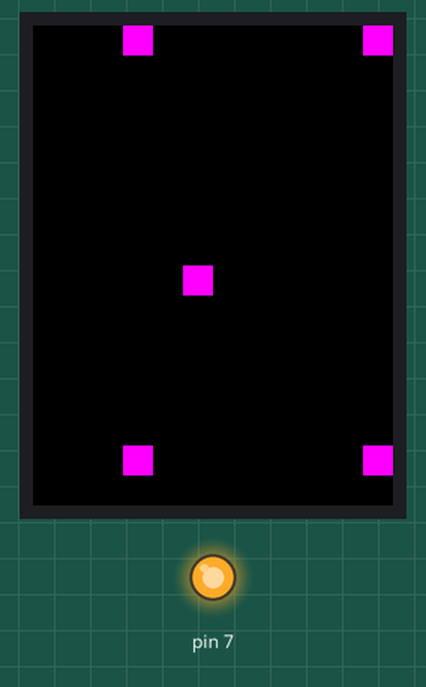
This sketch was run on a simulated Arduino Uno, built with avr-gcc and run on an emulated ATmega328P. On the bench: 240×320 colour display, output pins drawn as LEDs (lit = HIGH). Pins used as bus, display or sensor lines are not drawn.

Above: at 0.3 s.

The sketch:

Main.ino
```cpp
#include "Tetris.h"
#include "Ekran.h"

Tetris game;
Ekran screen;

void setup()
{
  Serial.begin(9600);
  screen.init();
  game.init();
  game.test();
  screen.draw(game.mapa);
}

void loop(void)
{
}
```

Ekran.cpp
```cpp
#include "SPI.h"
#include "Adafruit_GFX.h"
#include "Adafruit_ILI9341.h"
#include "Arduino.h"
#include "Ekran.h"

#define TFT_DC 9
#define TFT_CS 10
#define TFT_RST 8

Adafruit_ILI9341 tft = Adafruit_ILI9341(TFT_CS, TFT_DC, TFT_RST);

Ekran::Ekran()
{
}
void Ekran::init()
{
    pinMode(TFT_CS, OUTPUT);
    pinMode(7, OUTPUT);
    digitalWrite(TFT_CS, HIGH);
    digitalWrite(7, HIGH);
    tft.begin();
    tft.setRotation(0);
    tft.fillScreen(ILI9341_BLACK);
}

void Ekran::draw(int mapa[15][9])
{
    int i, j;
    for (i = 0; i < 15; i++)
    {
        for (j = 0; j < 9; j++)
        {
            if (mapa[i][j] == 1)
                tft.fillRect(60 + j * 20, i * 20, 20, 20, ILI9341_MAGENTA);
        }
    }
}

void Ekran::test()
{
    tft.fillRect(50, 50, 50, 50, ILI9341_MAGENTA);
}
```

Ekran.h
```cpp
#ifndef Ekran_h
#define Ekran_h

class Ekran
{
    public:
    Ekran();
    void draw(int mapa[15][9]);
    void test();
    void init();
};
#endif
```

Tetris.cpp
```cpp
#include "Arduino.h"
#include "Tetris.h"

Tetris::Tetris()
{
    int mapa[15][9];
}
void Tetris::init()
{
    int i, j;
    for (i = 0; i < 15; i++)
    {
        for (j = 0; j < 9; j++)
        {
            mapa[i][j] = 0;
        }
    }
}
void Tetris::test()
{
    mapa[8][2] = 1;
    mapa[0][0] = 1;
    mapa[0][8] = 1;
    mapa[14][0] = 1;
    mapa[14][8] = 1;
}
```

Tetris.h
```cpp
#ifndef Tetris_h
#define Tetris_h

class Tetris
{
    public:
    Tetris();
    void test();
    void init();
    int mapa[15][9];
};

#endif
```
